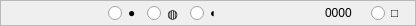
         <widget class="QFrame" name="frame_8">
          <property name="sizePolicy">
           <sizepolicy hsizetype="Preferred" vsizetype="Fixed">
            <horstretch>0</horstretch>
            <verstretch>0</verstretch>
           </sizepolicy>
          </property>
          <property name="minimumSize">
           <size>
            <width>0</width>
            <height>26</height>
           </size>
          </property>
          <property name="maximumSize">
           <size>
            <width>16777215</width>
            <height>26</height>
           </size>
          </property>
          <property name="frameShape">
           <enum>QFrame::StyledPanel</enum>
          </property>
          <property name="frameShadow">
           <enum>QFrame::Raised</enum>
          </property>
          <layout class="QHBoxLayout" name="horizontalLayout_17">
           <property name="topMargin">
            <number>3</number>
           </property>
           <property name="bottomMargin">
            <number>3</number>
           </property>
           <item>
            <spacer name="horizontalSpacer_10">
             <property name="orientation">
              <enum>Qt::Horizontal</enum>
             </property>
             <property name="sizeHint" stdset="0">
              <size>
               <width>96</width>
               <height>20</height>
              </size>
             </property>
            </spacer>
           </item>
           <item>
            <widget class="QRadioButton" name="radioButton_copy_3">
             <property name="text">
              <string>●</string>
             </property>
             <attribute name="buttonGroup">
              <string notr="true">buttonGroup_4</string>
             </attribute>
            </widget>
           </item>
           <item>
            <widget class="QRadioButton" name="radioButton_allfriendly_3">
             <property name="sizePolicy">
              <sizepolicy hsizetype="Fixed" vsizetype="Fixed">
               <horstretch>0</horstretch>
               <verstretch>0</verstretch>
              </sizepolicy>
             </property>
             <property name="text">
              <string>◍</string>
             </property>
             <attribute name="buttonGroup">
              <string notr="true">buttonGroup_4</string>
             </attribute>
            </widget>
           </item>
           <item>
            <widget class="QRadioButton" name="radioButton_isfriendly_3">
             <property name="sizePolicy">
              <sizepolicy hsizetype="Fixed" vsizetype="Fixed">
               <horstretch>0</horstretch>
               <verstretch>0</verstretch>
              </sizepolicy>
             </property>
             <property name="text">
              <string>◐</string>
             </property>
             <attribute name="buttonGroup">
              <string notr="true">buttonGroup_4</string>
             </attribute>
            </widget>
           </item>
           <item>
            <spacer name="horizontalSpacer_11">
             <property name="orientation">
              <enum>Qt::Horizontal</enum>
             </property>
             <property name="sizeHint" stdset="0">
              <size>
               <width>96</width>
               <height>20</height>
              </size>
             </property>
            </spacer>
           </item>
           <item>
            <widget class="QLabel" name="label_pix_3">
             <property name="sizePolicy">
              <sizepolicy hsizetype="Fixed" vsizetype="Preferred">
               <horstretch>0</horstretch>
               <verstretch>0</verstretch>
              </sizepolicy>
             </property>
             <property name="minimumSize">
              <size>
               <width>40</width>
               <height>0</height>
              </size>
             </property>
             <property name="maximumSize">
              <size>
               <width>40</width>
               <height>16777215</height>
              </size>
             </property>
             <property name="text">
              <string>0000</string>
             </property>
            </widget>
           </item>
           <item>
            <widget class="QRadioButton" name="radioButton_t1_3">
             <property name="text">
              <string>□</string>
             </property>
            </widget>
           </item>
          </layout>
         </widget>
